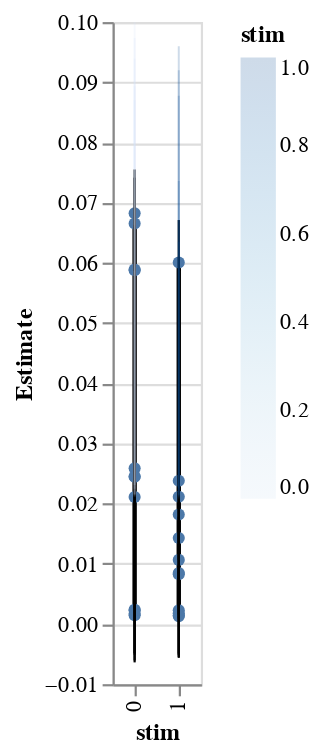
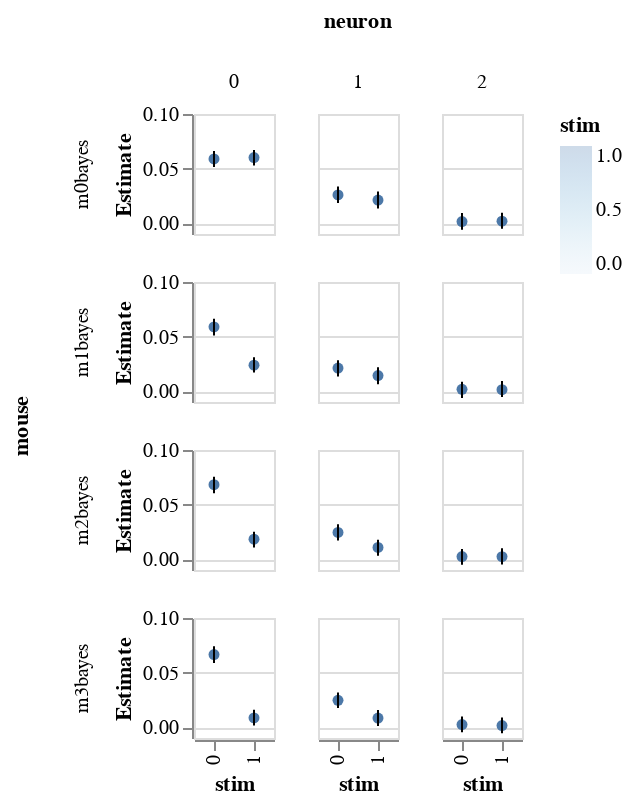
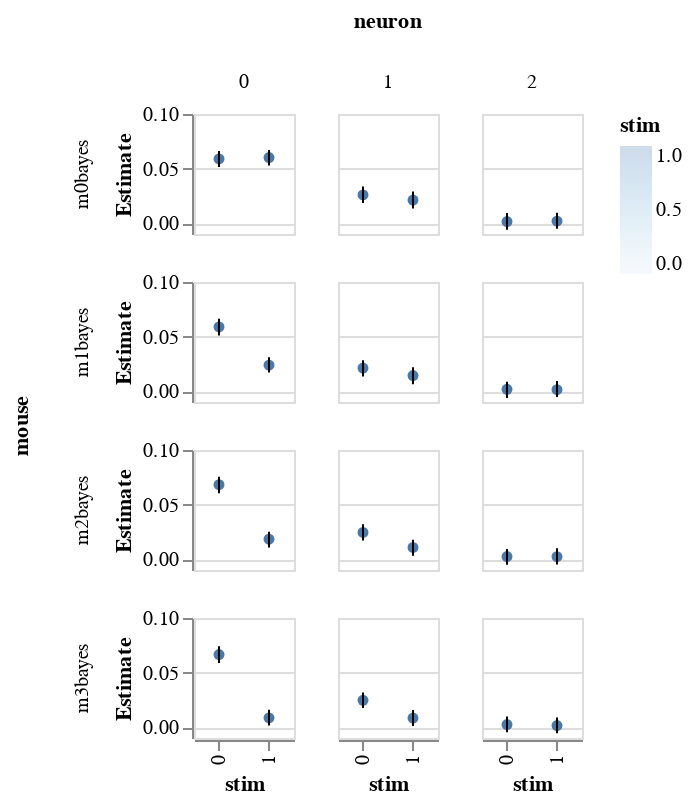

Here is the notebook cell these charts were saved with, in order:
### Code cell
#facet,independent_axes=False, add data
reload(workflow)
reload(visualization)
bw=workflow.BayesWindow(df,y='isi',levels=('stim', 'mouse', 'neuron'),)

bw.fit_conditions(model=models.model_single_normal,)

bw.plot(x='stim:O',independent_axes=False,add_data=True).display()
#builtin facet 
bw.chart.properties(height=60).facet(column='neuron', row='mouse').display()
# smart facet
bw.facet(column='neuron', row='mouse',height=60).display()

### Figure 1 — Vega-Lite specification as saved in the notebook (floating-point values rounded to 4 significant figures; data arrays with more than 128 entries replaced by an {"elided": "..."} marker saying what was removed)
{"config": {"view": {"continuousWidth": 400, "continuousHeight": 300}}, "layer": [{"mark": {"type": "line", "color": "black", "point": true}, "encoding": {"x": {"type": "ordinal", "field": "stim"}, "y": {"type": "quantitative", "field": "Bayes condition mean", "impute": {"value": "value"}}}}, {"mark": "rule", "encoding": {"x": {"type": "ordinal", "field": "stim"}, "y": {"type": "quantitative", "field": "Bayes condition CI0", "scale": {"domain": [-0.006383, 0.07551], "zero": false}, "title": "Estimate"}, "y2": {"field": "Bayes condition CI1"}}}, {"mark": {"type": "line", "fill": null}, "encoding": {"color": {"type": "quantitative", "field": "stim"}, "detail": {"type": "quantitative", "field": "i_trial"}, "opacity": {"value": 0.2}, "size": {"value": 0.9}, "x": {"type": "ordinal", "field": "stim"}, "y": {"type": "quantitative", "field": "isi", "scale": {"clamp": true, "domain": [0.02152, 0.09201], "zero": false}}}}], "data": {"name": "data-3b612e6f440ef2d2ab1d4dd1d08ffdf3"}, "$schema": "https://vega.github.io/schema/vega-lite/v4.8.1.json", "datasets": {"data-3b612e6f440ef2d2ab1d4dd1d08ffdf3": {"elided": "144 records"}}}

### Figure 2 — Vega-Lite specification as saved in the notebook (floating-point values rounded to 4 significant figures; data arrays with more than 128 entries replaced by an {"elided": "..."} marker saying what was removed)
{"config": {"view": {"continuousWidth": 400, "continuousHeight": 300}}, "data": {"name": "data-3b612e6f440ef2d2ab1d4dd1d08ffdf3"}, "facet": {"column": {"type": "nominal", "field": "neuron"}, "row": {"type": "nominal", "field": "mouse"}}, "spec": {"layer": [{"mark": {"type": "line", "color": "black", "point": true}, "encoding": {"x": {"type": "ordinal", "field": "stim"}, "y": {"type": "quantitative", "field": "Bayes condition mean", "impute": {"value": "value"}}}}, {"mark": "rule", "encoding": {"x": {"type": "ordinal", "field": "stim"}, "y": {"type": "quantitative", "field": "Bayes condition CI0", "scale": {"domain": [-0.006383, 0.07551], "zero": false}, "title": "Estimate"}, "y2": {"field": "Bayes condition CI1"}}}, {"mark": {"type": "line", "fill": null}, "encoding": {"color": {"type": "quantitative", "field": "stim"}, "detail": {"type": "quantitative", "field": "i_trial"}, "opacity": {"value": 0.2}, "size": {"value": 0.9}, "x": {"type": "ordinal", "field": "stim"}, "y": {"type": "quantitative", "field": "isi", "scale": {"clamp": true, "domain": [0.02152, 0.09201], "zero": false}}}}], "height": 60}, "$schema": "https://vega.github.io/schema/vega-lite/v4.8.1.json", "datasets": {"data-3b612e6f440ef2d2ab1d4dd1d08ffdf3": {"elided": "144 records"}}}

### Figure 3 — Vega-Lite specification as saved in the notebook (floating-point values rounded to 4 significant figures; data arrays with more than 128 entries replaced by an {"elided": "..."} marker saying what was removed)
{"config": {"view": {"continuousWidth": 400, "continuousHeight": 300}}, "data": {"name": "data-3b612e6f440ef2d2ab1d4dd1d08ffdf3"}, "facet": {"column": {"type": "nominal", "field": "neuron"}, "row": {"type": "nominal", "field": "mouse"}}, "spec": {"layer": [{"mark": {"type": "line", "color": "black", "point": true}, "encoding": {"x": {"type": "ordinal", "field": "stim"}, "y": {"type": "quantitative", "field": "Bayes condition mean", "impute": {"value": "value"}}}}, {"mark": "rule", "encoding": {"x": {"type": "ordinal", "field": "stim"}, "y": {"type": "quantitative", "field": "Bayes condition CI0", "scale": {"domain": [-0.006383, 0.07551], "zero": false}, "title": "Estimate"}, "y2": {"field": "Bayes condition CI1"}}}, {"mark": {"type": "line", "fill": null}, "encoding": {"color": {"type": "quantitative", "field": "stim"}, "detail": {"type": "quantitative", "field": "i_trial"}, "opacity": {"value": 0.2}, "size": {"value": 0.9}, "x": {"type": "ordinal", "field": "stim"}, "y": {"type": "quantitative", "field": "isi", "scale": {"clamp": true, "domain": [0.02152, 0.09201], "zero": false}}}}], "height": 60, "width": 50}, "$schema": "https://vega.github.io/schema/vega-lite/v4.8.1.json", "datasets": {"data-3b612e6f440ef2d2ab1d4dd1d08ffdf3": {"elided": "144 records"}}}
